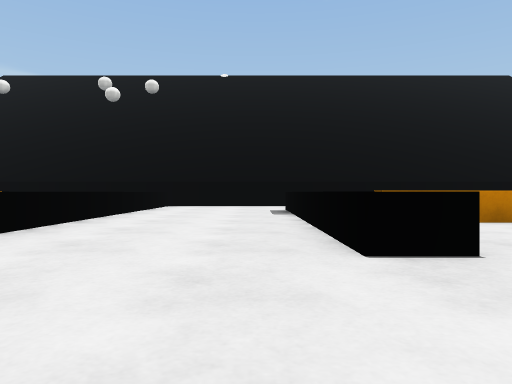
[1] (above)

18 first-person views from a walk through a 3-D level made in the Unity game engine. The camera is 0.29 m above the floor, looks level and sees 70° across. The floor is counted in squares, 1 m on a side. Each view is taken from the middle of a square. On the plan, view 1 faces up. The plan holds only what a view shows up to about 9 squares ahead; the rest is blank. The place goes on beyond the plan. The player is left out. Surface patterns are stand-ins for the level's own textures.

[2]
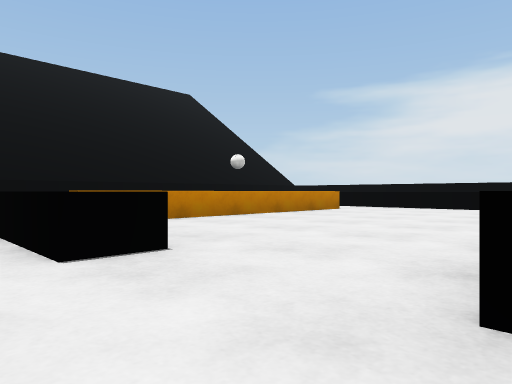

[3]
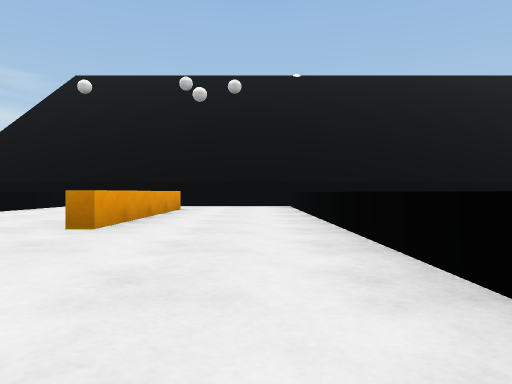

[4]
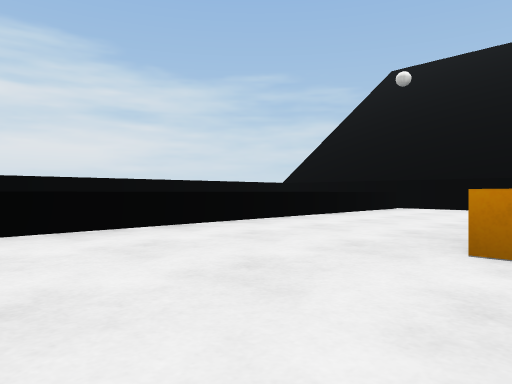

[5]
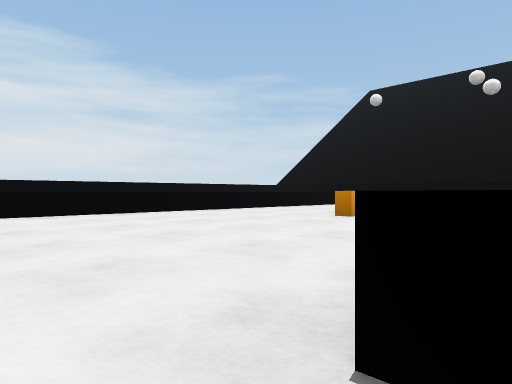

[6]
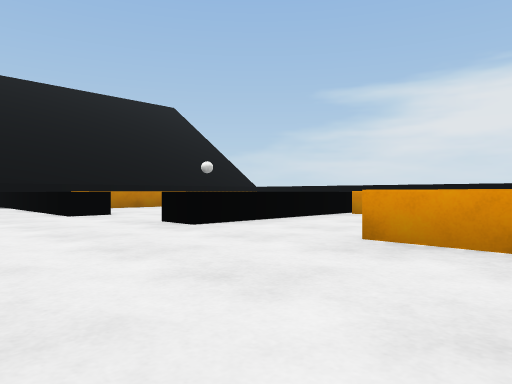

[7]
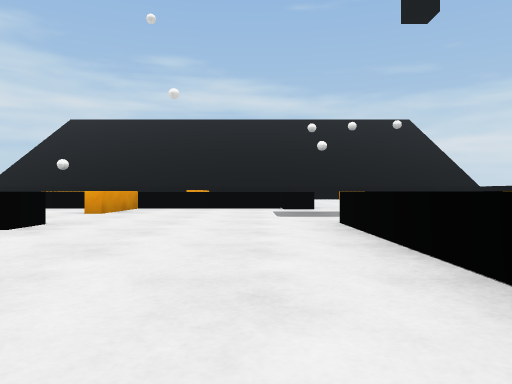

[8]
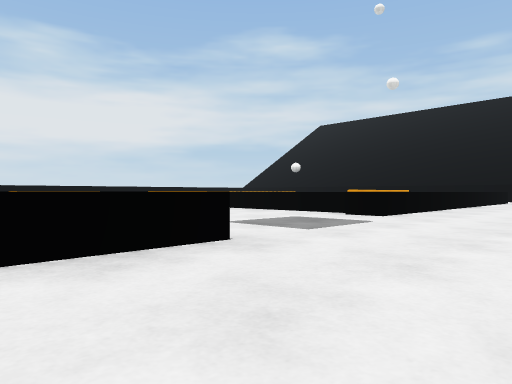

[9]
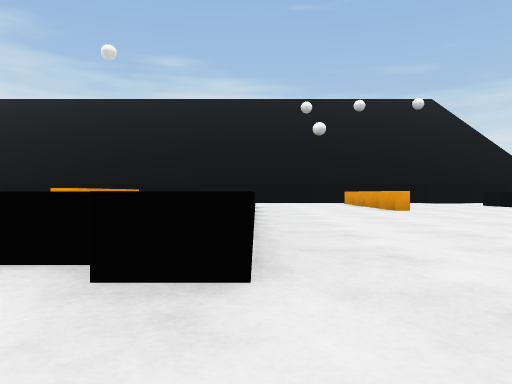

[10]
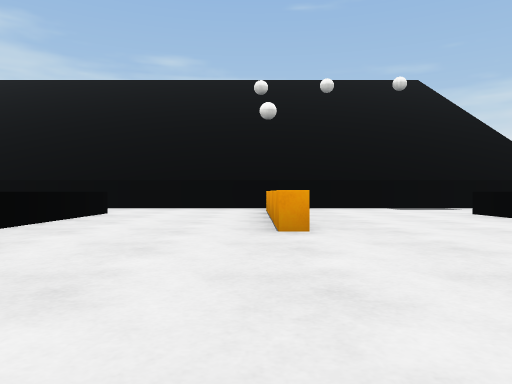

[11]
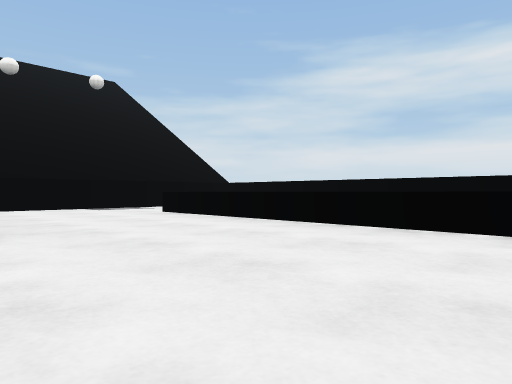

[12]
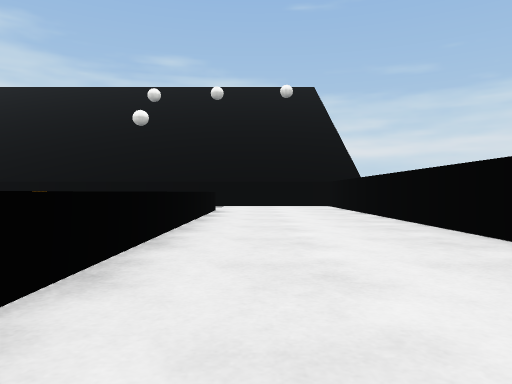

[13]
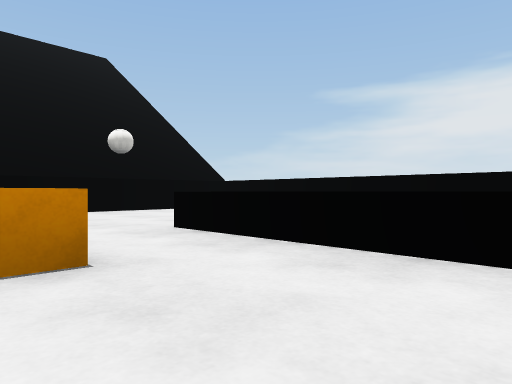

[14]
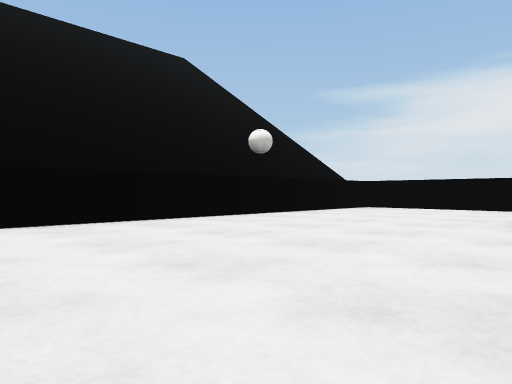

[15]
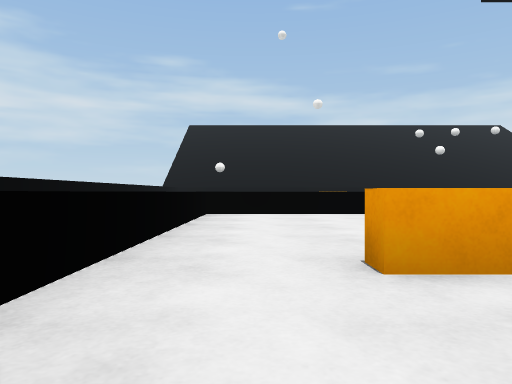

[16]
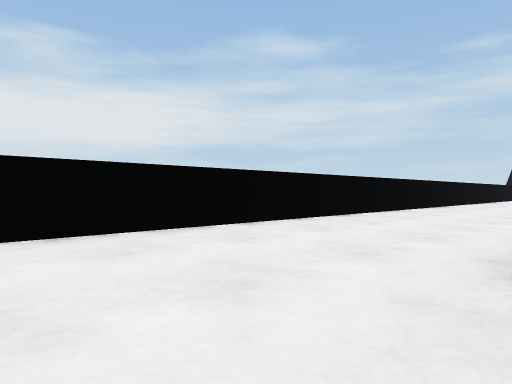

[17]
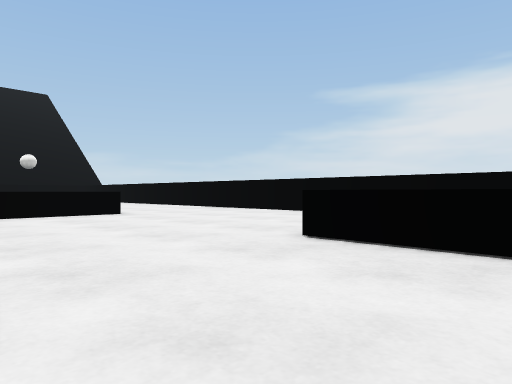

[18]
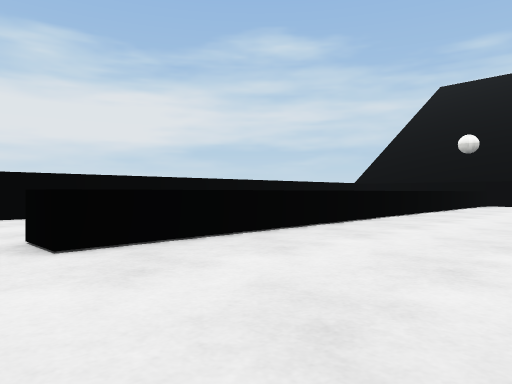

### Floor plan
Key: @ floor where view 1 was taken; # wall or solid block; x gap in a wall; . floor; ^ raised ledge.
Columns run from 10 left of view 1 to 10 right of it. Each row starts with its distance up from view 1.
  8 #####################
  7 #  ^....^..  .......#
  6 #  ^..#.^..^ .......#
  5 #  ^..#.^..^ .......#
  4 #  ^..#.^..^ ....^..#
  3 #  ^..#.^..^#....^..#
  2 #  ^....^..^.....^..#
  1 #  ^....^........^..#
  0 #  ^....^.@^^^ ^^^..#
 -1       .......#  ....#
 -2       .....#.  .....#
 -3        ....#.  .....#
 -4   .   ..^^^^^^ ^.^..#
 -5  ..^....^      ..^
 -6 #..^....^      ..^
 -7 #..^....^       .^  #
 -8 #..^..^.^  #    .^  #
 -9 #..^..^.^  #    .^  #
-10 #.....^.^  #    .^  #
-11 #.....x..        ^  #
-12 ############     ###

Positions as (right, up) in squares from view 1, and headings:
1: (0, 0), facing up
2: (0, 0), facing up-right
3: (-3, 0), facing up
4: (-4, 1), facing up-left
5: (-2, -1), facing up-left
6: (-1, -3), facing up-right
7: (-1, 3), facing down
8: (-4, 1), facing down-right
9: (-2, -2), facing down
10: (-4, -5), facing down
11: (-4, -5), facing down-left
12: (-8, -4), facing down
13: (5, 2), facing up-right
14: (3, 4), facing up-right
15: (6, 5), facing down
16: (7, 6), facing down-right
17: (5, -5), facing up-right
18: (5, -3), facing down-right
